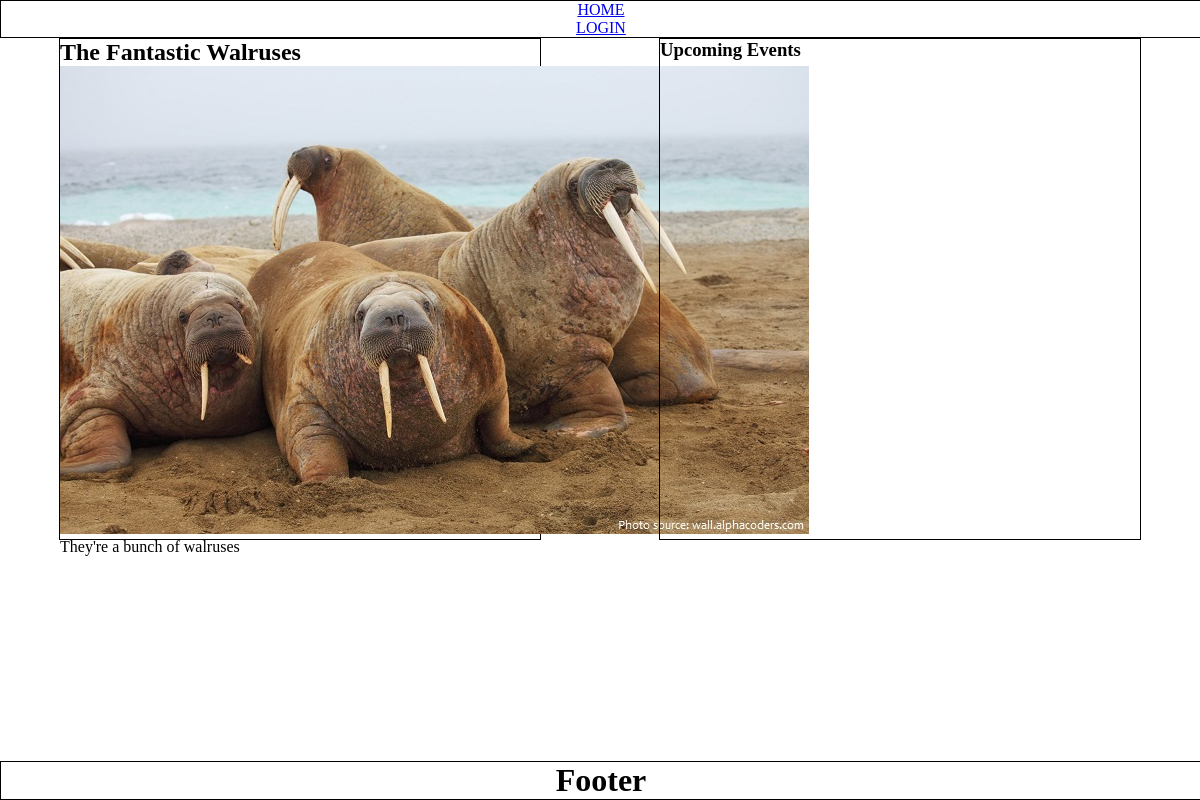
Before: /band/1 with the older database file.
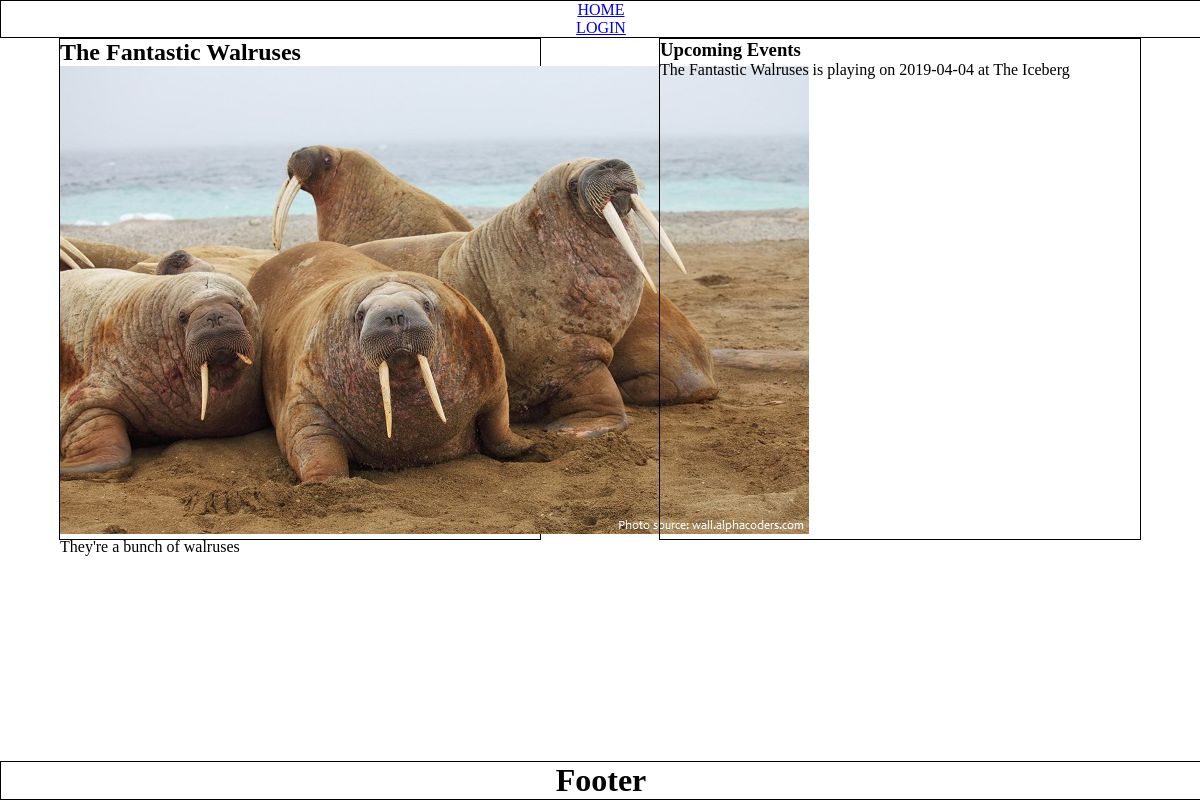
After: the same page with the newer database file.
### app/models.py (models this page shows, shortened)
class Event(Model):
    band_fk = ForeignKeyField(
        model=Band,
        backref="bands",
        null=True
    )
    venue_fk = ForeignKeyField(
        model=Venue,
        backref="venues",
        null=True
    )
    date = DateField()
    class Meta:
        database = DATABASE

class Band(Model):
    name = CharField()
    about = CharField()
    genre = CharField(null=True)
    themes = CharField(null=True, default="music")
    img = BlobField(default="images/band_default.jpg")
    bg_img = BlobField(default="images/band_bg_default")
    class Meta:
        database = DATABASE

class Venue(Model):
    name = CharField()
    img = BlobField(default="images/venue_default.jpg")
    about = CharField()
    address = CharField()
    city = CharField()
    state = CharField()
    zip = CharField()
    class Meta:
        database = DATABASE

### app/routes.py (the view)
@app.route('/band/<id>')
def band(id):
    found_band = models.Band.get(models.Band.id == id)
    events = models.Event.select().where(models.Event.band_fk == id)
    return render_template('band.html', band=found_band, events=events)

### app/__init__.py (called while the page is built)
@app.before_request
def before_request():
    g.db = DATABASE
    g.db.connect()
    g.user = current_user

@app.after_request
def after_request(response):
    g.db.close()
    return response

### app/templates/band.html (shortened to what this page needs)
{% extends "layout.html" %}
{% block sidebar %}
<h2>{{band.name}}</h2>
<img src="{{ url_for('static', filename=band.img.decode('utf-8'))}}" alt="">
<p>{{band.about}}</p>
{% endblock %}
{% block main_header %}
<h3>Upcoming Events</h3>
{% endblock %}
{% block main %}
{% for event in events %}
    <p>{{ event.band_fk.name }} is playing on {{ event.date }} at {{ event.venue_fk.name}}</p>
{% endfor %}
{% endblock %}

Changed rows visible on the page:
added Event: band_fk.name "The Fantastic Walruses", date "2019-04-04", venue_fk.name "The Iceberg"
